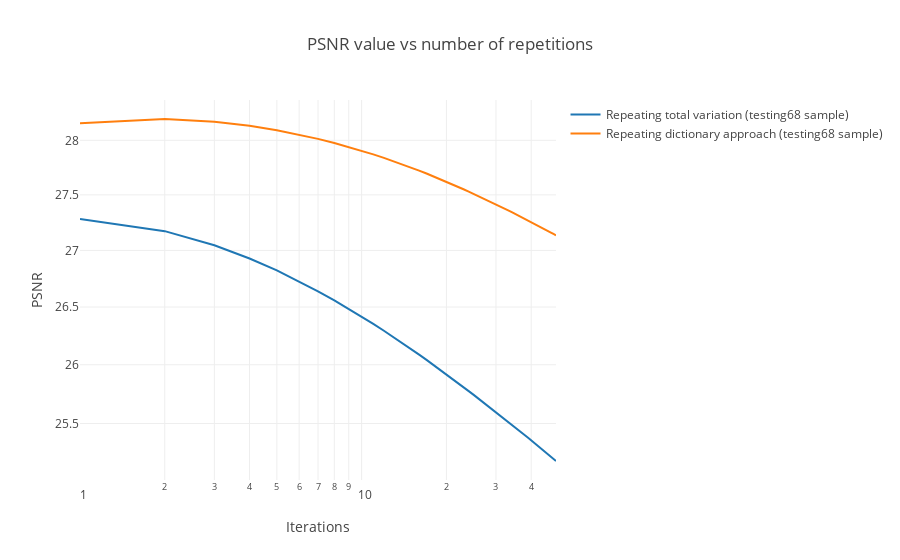

Source (notebook cell):
### Code cell
iter_range = np.arange(1, repetitions)
data = [go.Scatter(x = iter_range, y=psnr_est['tv'],
                   name = f'Repeating total variation ({samples.dataset.split} sample)')]
data.append(go.Scatter(x = iter_range, y=psnr_est['dict'],
                       name = f'Repeating dictionary approach ({samples.dataset.split} sample)'))

layout = go.Layout(
         xaxis=dict(
             type='log',
             autorange=True,
             title='Iterations',
             automargin=True
             ),
         yaxis=dict(
             type='log',
             autorange  = True,
             title='PSNR',
             automargin=True
         ),
         title = (f'PSNR value vs number of repetitions')
         )
fig = go.Figure(data=data, layout=layout)
ply.iplot(fig)

### Figure 1 — Plotly figure (JSON) as saved in the notebook; plotly's stock layout.template omitted (floating-point values rounded to 4 significant figures)
{"data": [{"name": "Repeating total variation (testing68 sample)", "type": "scatter", "uid": "8a7339f5-a22f-4d61-88fd-82268c6cfa3b", "x": [1, 2, 3, 4, 5, 6, 7, 8, 9, 10, 11, 12, 13, 14, 15, 16, 17, 18, 19, 20, 21, 22, 23, 24, 25, 26, 27, 28, 29, 30, 31, 32, 33, 34, 35, 36, 37, 38, 39, 40, 41, 42, 43, 44, 45, 46, 47, 48, 49], "y": [27.28, 27.17, 27.05, 26.93, 26.82, 26.73, 26.64, 26.56, 26.48, 26.42, 26.35, 26.29, 26.24, 26.18, 26.13, 26.09, 26.04, 26.0, 25.96, 25.92, 25.88, 25.84, 25.81, 25.77, 25.74, 25.71, 25.68, 25.65, 25.62, 25.6, 25.57, 25.54, 25.52, 25.49, 25.47, 25.45, 25.42, 25.4, 25.38, 25.36, 25.34, 25.32, 25.3, 25.28, 25.26, 25.24, 25.22, 25.2, 25.19, 25.17]}, {"name": "Repeating dictionary approach (testing68 sample)", "type": "scatter", "uid": "81334626-5343-4e41-aca5-bac69fb1e2ca", "x": [1, 2, 3, 4, 5, 6, 7, 8, 9, 10, 11, 12, 13, 14, 15, 16, 17, 18, 19, 20, 21, 22, 23, 24, 25, 26, 27, 28, 29, 30, 31, 32, 33, 34, 35, 36, 37, 38, 39, 40, 41, 42, 43, 44, 45, 46, 47, 48, 49], "y": [28.16, 28.2, 28.17, 28.13, 28.09, 28.05, 28.01, 27.98, 27.94, 27.9, 27.87, 27.84, 27.81, 27.78, 27.75, 27.72, 27.69, 27.67, 27.64, 27.62, 27.6, 27.57, 27.55, 27.53, 27.51, 27.49, 27.47, 27.45, 27.43, 27.41, 27.4, 27.38, 27.36, 27.35, 27.33, 27.31, 27.3, 27.28, 27.27, 27.25, 27.24, 27.23, 27.21, 27.2, 27.19, 27.17, 27.16, 27.15, 27.13, 27.12]}], "layout": {"title": {"text": "PSNR value vs number of repetitions"}, "xaxis": {"automargin": true, "autorange": true, "title": {"text": "Iterations"}, "type": "log"}, "yaxis": {"automargin": true, "autorange": true, "title": {"text": "PSNR"}, "type": "log"}}}
